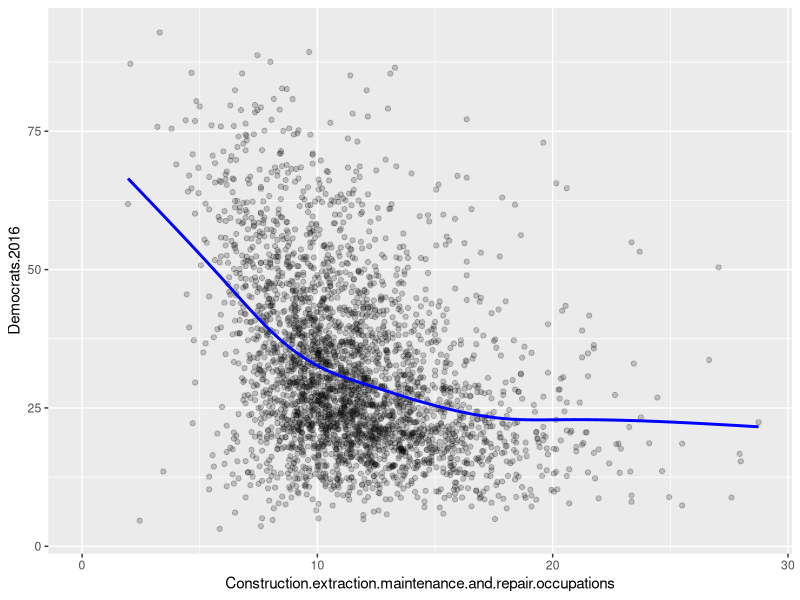
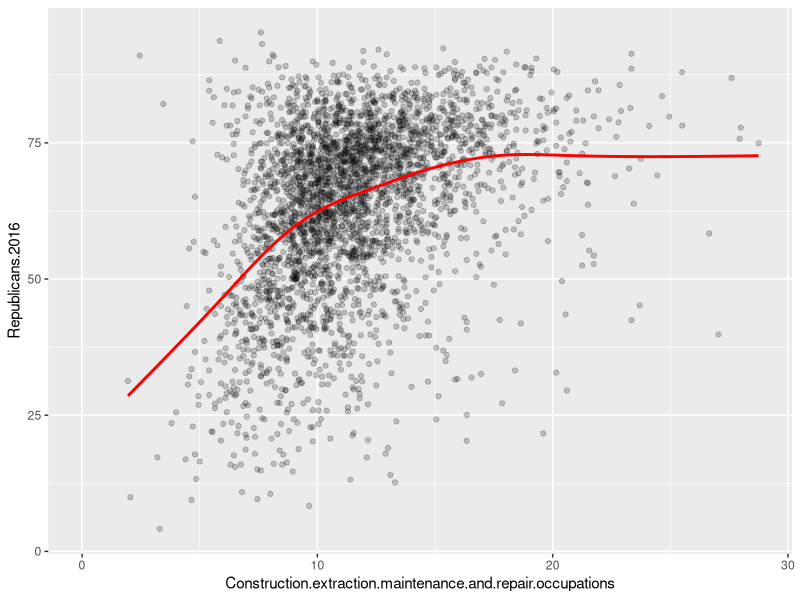
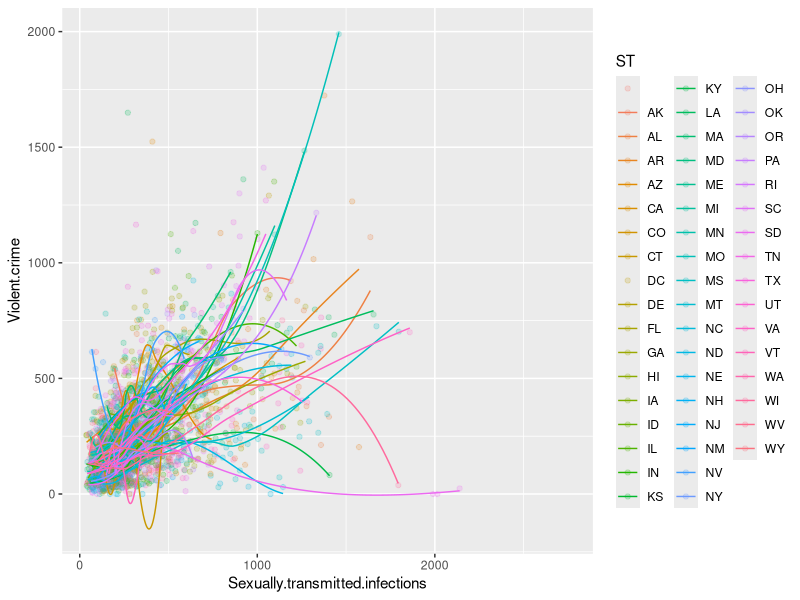
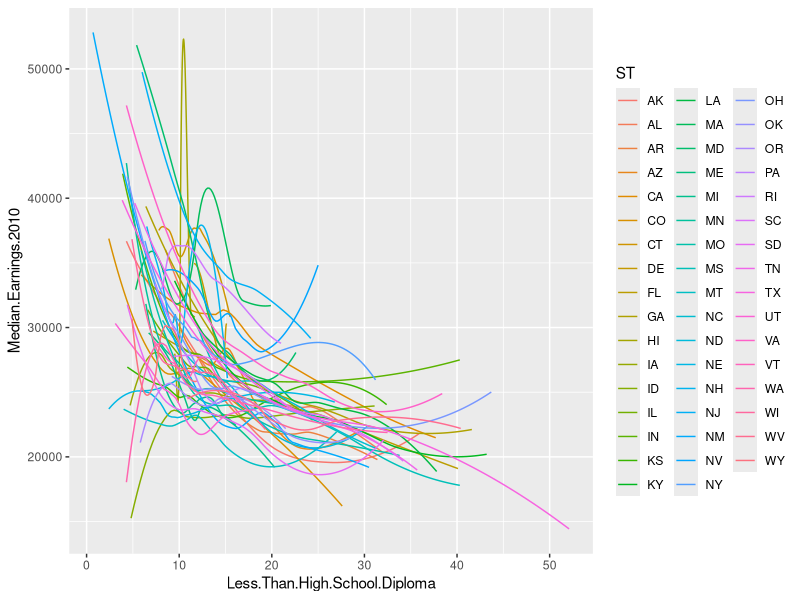
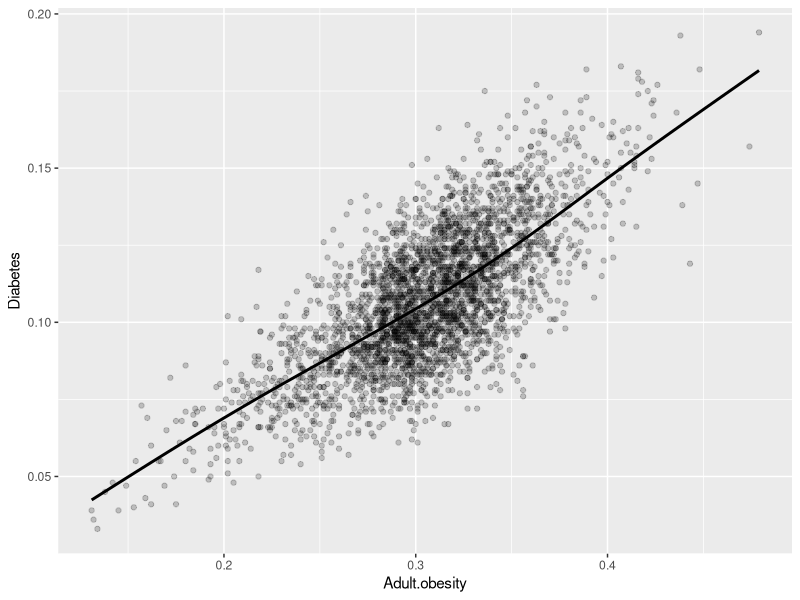
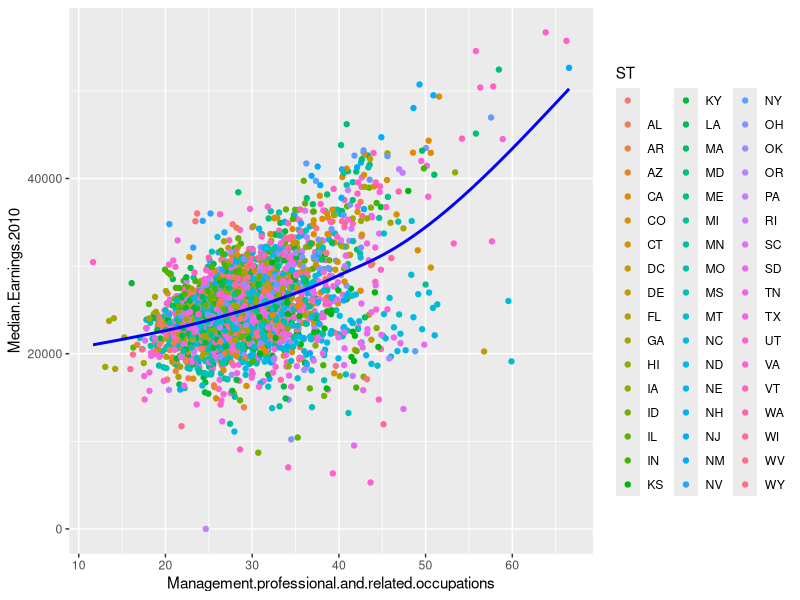
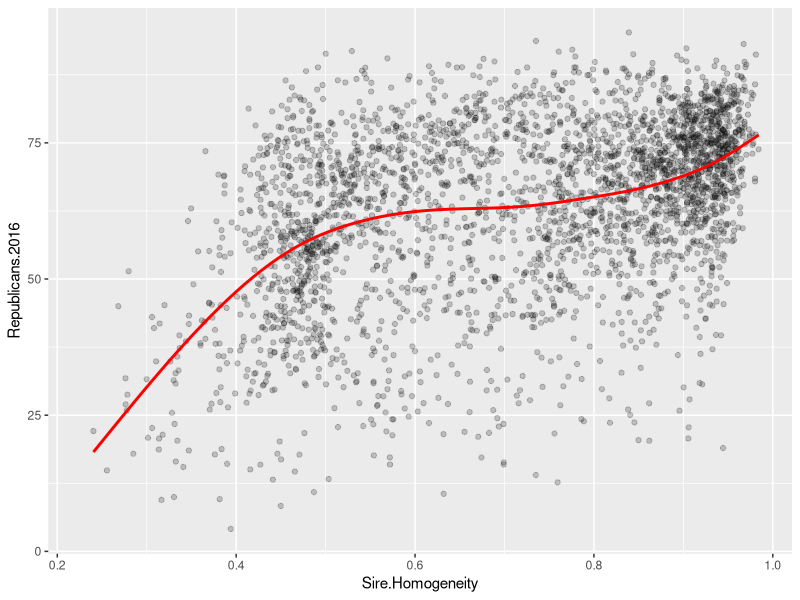

Write the R code that produced these figures, in order.
## ---- chunk 1
knitr::opts_chunk$set(echo = TRUE)
library(tidyverse)
library(ggplot2)
election_data <- read.csv("US_Presidential_Election_2016_By_County.csv")

## ---- chunk 2
head(election_data)
## ---- chunk 3
ggplot(data = election_data, mapping = aes(x = Construction.extraction.maintenance.and.repair.occupations, y = Democrats.2016)) + 
  geom_point(mapping = aes(), alpha = 0.2) +
  geom_smooth(se = FALSE, colour = "Blue")
## ---- chunk 4
ggplot(data = election_data, mapping = aes(x = Construction.extraction.maintenance.and.repair.occupations, y = Republicans.2016)) + 
  geom_point(mapping = aes(), alpha = 0.2) +
  geom_smooth(se = FALSE, colour = "Red")
## ---- chunk 5
ggplot(data = election_data, mapping = aes(x = Sexually.transmitted.infections, y = Violent.crime, color = ST)) +
  geom_point(mapping = aes(), alpha = 0.2) +
  geom_smooth(se = FALSE, size = 0.5)
## ---- chunk 6
#d <- filter(election_data, ST %in% c("CA", "NE", "FL"))
ggplot(election_data, aes(x=Less.Than.High.School.Diploma, y = Median.Earnings.2010, color=ST)) +
  geom_smooth(se = FALSE, size = 0.5)
## ---- chunk 7
ggplot(election_data, mapping = aes(x = Adult.obesity, y = Diabetes)) +
  geom_point(mapping = aes(), alpha = 0.2) +
  geom_smooth(se = FALSE, colour = "Black")
  #geom_histogram(binwidth = 1000)
  #geom_density(aes(fill = ST), alpha = 0.3) +
  #facet_wrap(~ST, nrow = 6)
## ---- chunk 8
d <- filter(election_data, State != "Alaska")
ggplot(data = d, mapping = aes(x = Management.professional.and.related.occupations , y = Median.Earnings.2010, color = ST)) + 
  geom_point(binwidth = 0.1) +
  geom_smooth(se = FALSE, size = 1, colour = "Blue")
## ---- chunk 9
ggplot(data = election_data, mapping = aes(x = Sire.Homogeneity, y = Republicans.2016)) + 
  geom_point(mapping = aes(), alpha = 0.2) +
  geom_smooth(se = FALSE, colour = "Red")
